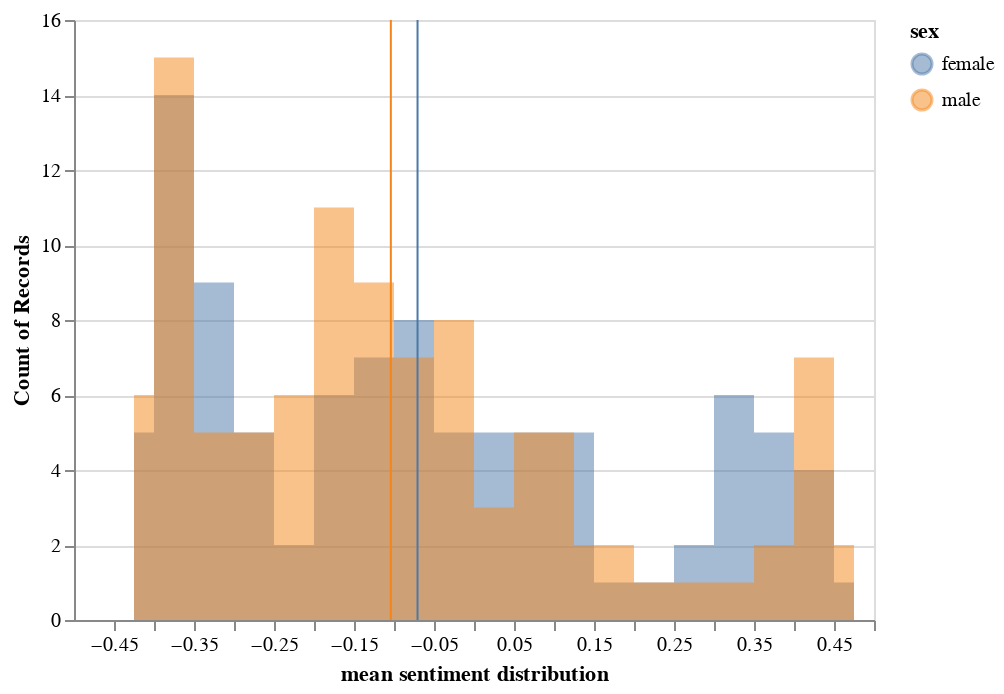

Notebook source saved alongside this figure:
### Markdown cell above
## Sentiment by sex

### Code cell
source = free_grouped_score
hist_free_sex_com = alt.Chart(source).mark_area(
    opacity=0.5,
    interpolate='step'
).encode(
    alt.X('sentimentScore:Q', bin=alt.Bin(maxbins=30), title='mean sentiment distribution'),
    alt.Y('count()',  stack=None),
    alt.Color('sex'))

rule = alt.Chart(source).mark_rule(color='red').encode(
    x=alt.X('sentimentScore:Q', aggregate='mean'),
    color=alt.Color('sex'))

hist_free_sex_com = hist_free_sex_com + rule
hist_free_sex_com.display(renderer='svg')

### Figure 1 — Vega-Lite specification as saved in the notebook (floating-point values rounded to 4 significant figures; data arrays with more than 128 entries replaced by an {"elided": "..."} marker saying what was removed)
{"config": {"view": {"continuousWidth": 400, "continuousHeight": 300}}, "layer": [{"mark": {"type": "area", "interpolate": "step", "opacity": 0.5}, "encoding": {"color": {"type": "nominal", "field": "sex"}, "x": {"type": "quantitative", "bin": {"maxbins": 30}, "field": "sentimentScore", "title": "mean sentiment distribution"}, "y": {"type": "quantitative", "aggregate": "count", "stack": null}}}, {"mark": {"type": "rule", "color": "red"}, "encoding": {"color": {"type": "nominal", "field": "sex"}, "x": {"type": "quantitative", "aggregate": "mean", "field": "sentimentScore"}}}], "data": {"name": "data-00dbd94fe1bcd18622c318551727f7c0"}, "$schema": "https://vega.github.io/schema/vega-lite/v4.8.1.json", "datasets": {"data-00dbd94fe1bcd18622c318551727f7c0": {"elided": "192 records"}}}
